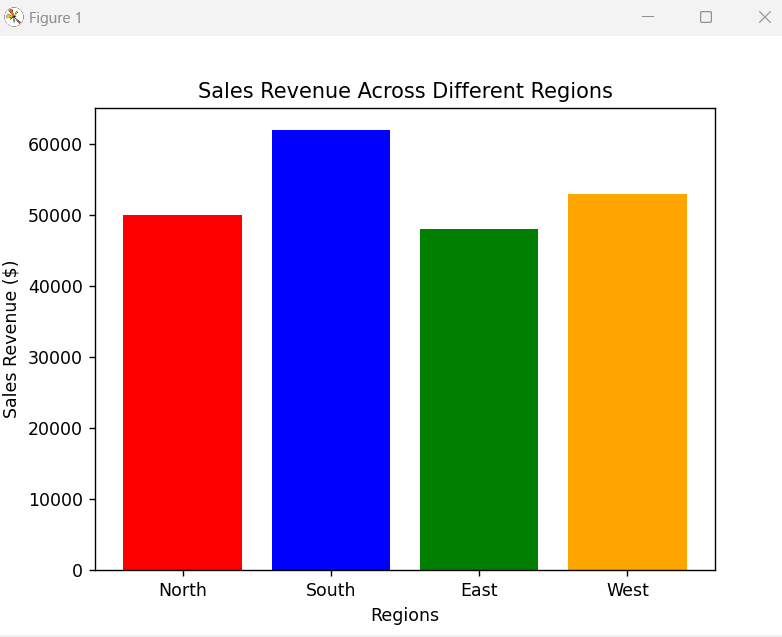

Recreate this plot in Python.
import matplotlib.pyplot as plt


regions = ["North", "South", "East", "West"]
sales_revenue = [50000, 62000, 48000, 53000]


plt.bar(regions, sales_revenue, color=["red", "blue", "green", "orange"])

plt.xlabel("Regions")
plt.ylabel("Sales Revenue ($)")
plt.title("Sales Revenue Across Different Regions")

plt.show()
